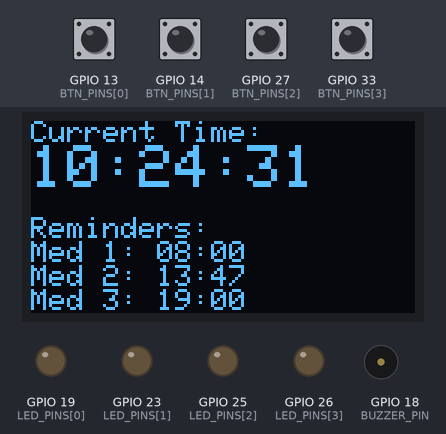
A sketch run on a simulated ESP32. Parts: 128×64 one-colour display, output pins drawn as LEDs (lit = HIGH), buzzer (waves = sounding, pin HIGH). The test bench sets the inputs (shaded band); at power-on: GPIO 13 (BTN_PINS[0]), GPIO 14 (BTN_PINS[1]), GPIO 27 (BTN_PINS[2]), GPIO 33 (BTN_PINS[3]) HIGH. WiFi joins after 1.5 s; servers stay silent unless stated; the local clock reads 2024-03-15 10:24:30 at power-on unless the sketch sets it; what the sketch prints to the serial monitor is not drawn.

Above: at 1.6 s.
At 5.7 s:
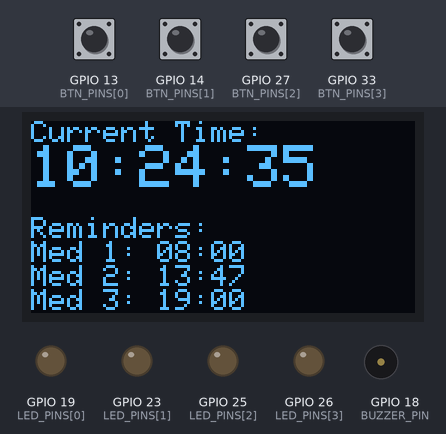
At 10.9 s:
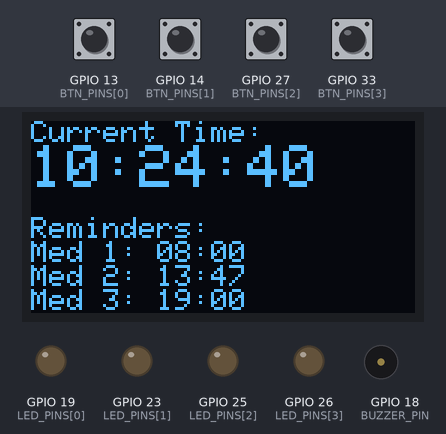
At 20.1 s:
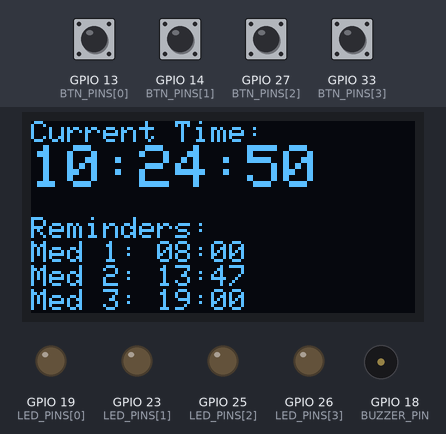
At 29.4 s:
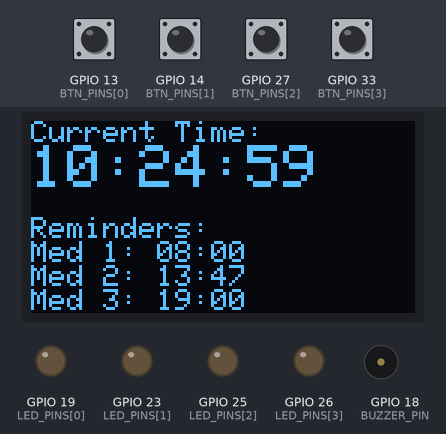
At 38.6 s:
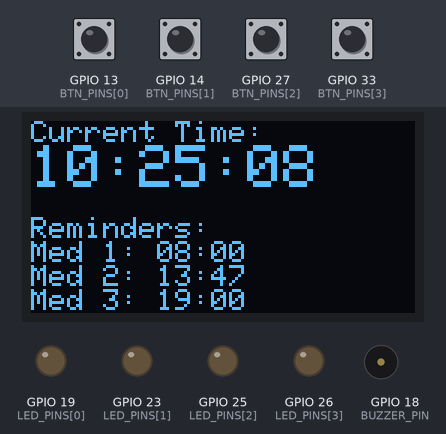

Measured:
- what the display in image 0 shows lasts 1.0 s, from 1.6 s to 2.6 s

The sketch:

med_reminder.ino
```cpp
#include <WiFi.h>
#include <time.h>
#include <Adafruit_GFX.h>
#include <Adafruit_SSD1306.h>
#include <Wire.h>

// --- WiFi Credentials ---
const char* ssid = "Techno";
const char* password = "meGhana12";

// --- Hardware Pin Definitions ---
const int BUZZER_PIN = 18;
const int LED_PINS[] = {19, 23, 25, 26};
const int BTN_PINS[] = {13, 14, 27, 33};

// --- OLED Display Definitions ---
#define SCREEN_WIDTH  128
#define SCREEN_HEIGHT 64
#define OLED_RESET    -1
Adafruit_SSD1306 display(SCREEN_WIDTH, SCREEN_HEIGHT, &Wire, OLED_RESET);

// --- Hard-coded Reminder Times ---
struct Reminder {
  int hour;
  int minute;
};
Reminder reminders[4] = {
  {8, 0},   // Reminder 1 at 8:00 AM
  {13, 47},  // Reminder 2 at 1:47 PM
  {19, 0},  // Reminder 3 at 7:00 PM
  {22, 0}   // Reminder 4 at 10:00 PM
};

bool isAlarmActive[4] = {false, false, false, false};
bool isAlarmAcknowledged[4] = {false, false, false, false};

// --- Variables for Repeating Beep ---
unsigned long lastBeepTime = 0;
const long beepInterval = 5000; // Beep every 5 seconds (adjust as needed)

// --- Update the OLED display ---
void updateDisplay() {
  struct tm timeinfo;
  if (!getLocalTime(&timeinfo)) return;

  display.clearDisplay();
  display.setTextSize(1);
  display.setTextColor(SSD1306_WHITE);
  display.setCursor(0, 0);

  char timeString[20];
  strftime(timeString, sizeof(timeString), "%H:%M:%S", &timeinfo);
  display.println("Current Time:");
  display.setTextSize(2);
  display.println(timeString);
  display.setTextSize(1);

  display.setCursor(0, 32);
  display.println("Reminders:");
  for (int i = 0; i < 4; i++) {
    char rem_str[6];
    sprintf(rem_str, "%02d:%02d", reminders[i].hour, reminders[i].minute);
    display.print("Med " + String(i+1) + ": " + String(rem_str));
    if (isAlarmActive[i]) {
      display.println(" -> ALARM!");
    } else if (isAlarmAcknowledged[i]) {
      display.println(" -> Taken");
    } else {
      display.println();
    }
  }

  display.display();
}

// --- Check for alarms and activate if needed ---
void checkAlarms() {
  struct tm timeinfo;
  if (!getLocalTime(&timeinfo)) return;

  for (int i = 0; i < 4; i++) {
    if (timeinfo.tm_hour == reminders[i].hour && timeinfo.tm_min == reminders[i].minute && !isAlarmAcknowledged[i]) {
      isAlarmActive[i] = true;
      digitalWrite(LED_PINS[i], HIGH);
    }
  }
}

// --- Setup Function ---
void setup() {
  Serial.begin(115200);

  // Initialize hardware pins
  pinMode(BUZZER_PIN, OUTPUT);
  for (int i = 0; i < 4; i++) {
    pinMode(LED_PINS[i], OUTPUT);
    pinMode(BTN_PINS[i], INPUT_PULLUP);
    digitalWrite(LED_PINS[i], LOW);
  }

  // Initialize OLED display
  Wire.begin();
  if(!display.begin(SSD1306_SWITCHCAPVCC, 0x3C)) {
    Serial.println(F("SSD1306 allocation failed"));
    for(;;);
  }
  display.clearDisplay();
  display.display();

  // Connect to Wi-Fi
  WiFi.begin(ssid, password);
  while (WiFi.status() != WL_CONNECTED) {
    delay(500);
    Serial.print(".");
  }
  Serial.println("\nWiFi connected.");

  // Configure time from NTP server (IST is UTC+5:30)
  configTime(19800, 0, "pool.ntp.org");
}

// --- Main Loop ---
void loop() {
  checkAlarms();

  // Check physical buttons to acknowledge alarms
  for (int i = 0; i < 4; i++) {
    if (digitalRead(BTN_PINS[i]) == LOW && isAlarmActive[i]) {
      isAlarmActive[i] = false;
      isAlarmAcknowledged[i] = true;
      digitalWrite(BUZZER_PIN, LOW); // Turn off the buzzer
      digitalWrite(LED_PINS[i], LOW);
    }
  }

  // Repeating beep logic for active alarms
  for (int i = 0; i < 4; i++) {
    if (isAlarmActive[i] && (millis() - lastBeepTime >= beepInterval)) {
      digitalWrite(BUZZER_PIN, HIGH);
      delay(200); // Beep for 200 ms
      digitalWrite(BUZZER_PIN, LOW);
      lastBeepTime = millis();
    }
  }

  // Update display
  static unsigned long lastDisplayUpdate = 0;
  if (millis() - lastDisplayUpdate > 1000) {
    updateDisplay();
    lastDisplayUpdate = millis();
  }
}
```
